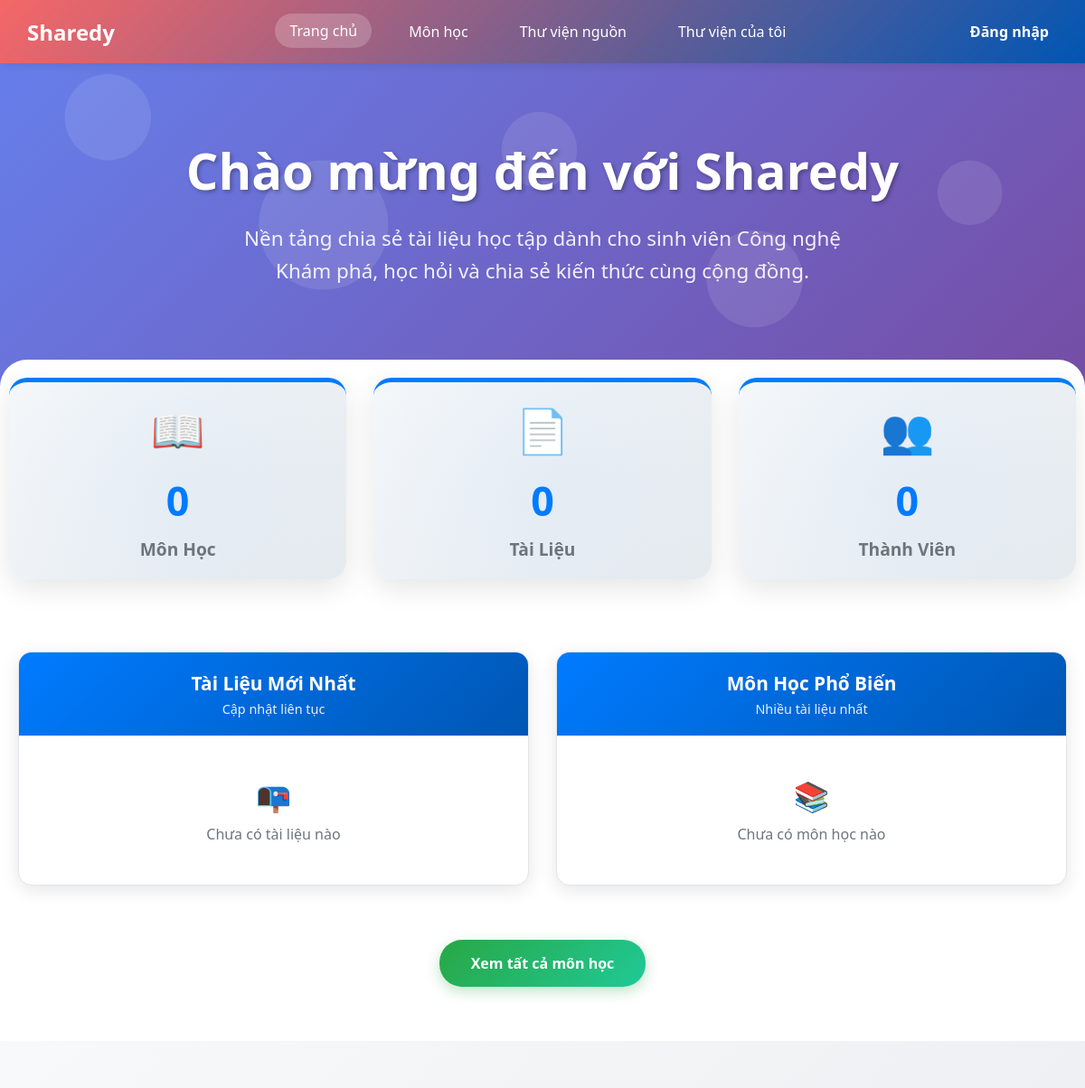
/ (upper part), run on an earlier commit of the app's database.
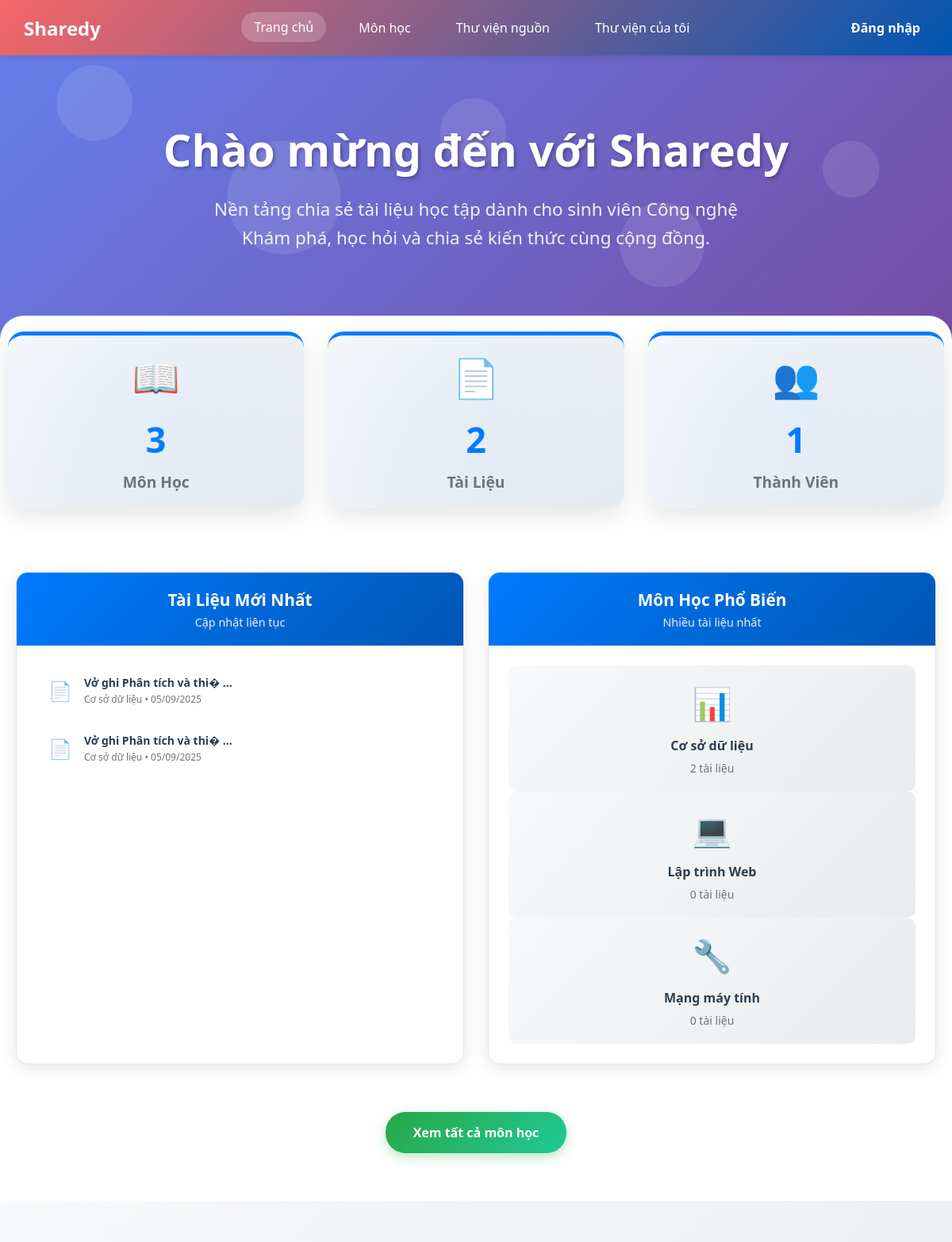
And on a later commit of the database.
### tables this page shows
CREATE TABLE `bai_chia_se` (
  `id` int NOT NULL AUTO_INCREMENT,
  `loai` enum('tai_lieu','du_an') NOT NULL,
  `tieu_de` varchar(200) NOT NULL,
  `mo_ta` text,
  `file_upload` varchar(255) DEFAULT NULL,
  `link_host` varchar(255) DEFAULT NULL,
  `link_source` varchar(255) DEFAULT NULL,
  `cong_nghe` varchar(255) DEFAULT NULL,
  `id_mon_hoc` int DEFAULT NULL,
  `id_danh_muc` int DEFAULT NULL,
  `id_nguoi_dung` int NOT NULL,
  `ngay_tao` timestamp NOT NULL DEFAULT CURRENT_TIMESTAMP,
  `ngay_cap_nhat` timestamp NULL DEFAULT NULL,
  `tom_tat` text,
  PRIMARY KEY (`id`),
  KEY `id_mon_hoc` (`id_mon_hoc`) /*!80000 INVISIBLE */,
  KEY `id_danh_muc` (`id_danh_muc`),
  KEY `bai_chia_se_ibfk_3` (`id_nguoi_dung`),
  CONSTRAINT `bai_chia_se_ibfk_1` FOREIGN KEY (`id_mon_hoc`) REFERENCES `mon_hoc` (`id`),
  CONSTRAINT `bai_chia_se_ibfk_2` FOREIGN KEY (`id_danh_muc`) REFERENCES `danh_muc` (`id`),
  CONSTRAINT `bai_chia_se_ibfk_3` FOREIGN KEY (`id_nguoi_dung`) REFERENCES `nguoi_dung` (`id`)
);

CREATE TABLE `mon_hoc` (
  `id` int NOT NULL AUTO_INCREMENT,
  `ten_mon` varchar(100) NOT NULL,
  `mo_ta` text,
  PRIMARY KEY (`id`)
);

### src/Views/TrangChu.php (the view, shortened to what the changed rows need)
<?php
include __DIR__ . '/../../config/ketNoiDB.php';
try {
    $sql_thong_ke = "SELECT
                        COUNT(DISTINCT mh.id) as tong_mon_hoc,
                        COUNT(bcs.id) as tong_tai_lieu,
                        COUNT(DISTINCT bcs.id_nguoi_dung) as tong_nguoi_dung
                     FROM mon_hoc mh
                     LEFT JOIN bai_chia_se bcs ON mh.id = bcs.id_mon_hoc AND bcs.loai = 'tai_lieu'";
    $stmt_thong_ke = $pdo->query($sql_thong_ke);
    $thong_ke = $stmt_thong_ke->fetch(PDO::FETCH_ASSOC);
} catch (PDOException $e) {
    $thong_ke = array('tong_mon_hoc' => 0, 'tong_tai_lieu' => 0, 'tong_nguoi_dung' => 0);
}
try {
    $sql_tai_lieu_moi = "SELECT bcs.*, mh.ten_mon, nd.ho_ten
                         FROM bai_chia_se bcs
                         JOIN mon_hoc mh ON bcs.id_mon_hoc = mh.id
                         LEFT JOIN nguoi_dung nd ON bcs.id_nguoi_dung = nd.id
                         WHERE bcs.loai = 'tai_lieu'
                         ORDER BY bcs.ngay_tao DESC
                         LIMIT 6";
    $stmt_tai_lieu_moi = $pdo->query($sql_tai_lieu_moi);
    $tai_lieu_moi = $stmt_tai_lieu_moi->fetchAll(PDO::FETCH_ASSOC);
} catch (PDOException $e) {
    $tai_lieu_moi = array();
}
try {
    $sql_mon_pho_bien = "SELECT mh.*, COUNT(bcs.id) as so_tai_lieu
                         FROM mon_hoc mh
                         LEFT JOIN bai_chia_se bcs ON mh.id = bcs.id_mon_hoc AND bcs.loai = 'tai_lieu'
                         GROUP BY mh.id
                         ORDER BY so_tai_lieu DESC
                         LIMIT 4";
    $stmt_mon_pho_bien = $pdo->query($sql_mon_pho_bien);
    $mon_hoc_pho_bien = $stmt_mon_pho_bien->fetchAll(PDO::FETCH_ASSOC);
} catch (PDOException $e) {
    $mon_hoc_pho_bien = array();
}
?>
<div class="homepage-container">
    <div class="hero-section">
        <div class="hero-content">
            <h1 class="hero-title"> Chào mừng đến với Sharedy</h1>
            <p class="hero-subtitle">
                Nền tảng chia sẻ tài liệu học tập dành cho sinh viên Công nghệ <br>
                Khám phá, học hỏi và chia sẻ kiến thức cùng cộng đồng.
            </p>
        </div>
    </div>
    <div class="stats-section">
        <div class="stats-container">
            <div class="stat-card">
                <div class="stat-icon">📖</div>
                <div class="stat-number"><?php echo number_format($thong_ke['tong_mon_hoc'] ?? 0); ?></div>
                <div class="stat-label">Môn Học</div>
            </div>
            <div class="stat-card">
                <div class="stat-icon">📄</div>
                <div class="stat-number"><?php echo number_format($thong_ke['tong_tai_lieu'] ?? 0); ?></div>
                <div class="stat-label">Tài Liệu</div>
            </div>
            <div class="stat-card">
                <div class="stat-icon">👥</div>
                <div class="stat-number"><?php echo number_format($thong_ke['tong_nguoi_dung'] ?? 0); ?></div>
                <div class="stat-label">Thành Viên</div>
            </div>
        </div>
    </div>
    <div class="content-section">
        <div class="section-container">
            <div class="content-grid">
                <div class="content-card">
                    <div class="card-header">
                        <div class="card-title"> Tài Liệu Mới Nhất</div>
                        <div class="card-subtitle">Cập nhật liên tục</div>
                    </div>
                    <div class="card-body">
                        <?php if (!empty($tai_lieu_moi)): ?>
                            <?php foreach (array_slice($tai_lieu_moi, 0, 5) as $tai_lieu): ?>
                                <div class="document-item">
                                    <div class="document-icon">📄</div>
                                    <div class="document-info">
                                        <div class="document-title">
                                            <?php echo htmlspecialchars(substr($tai_lieu['tieu_de'], 0, 30)); ?>
                                            <?php echo strlen($tai_lieu['tieu_de']) > 30 ? '...' : ''; ?>
                                        </div>
                                        <div class="document-meta">
                                            <?php echo htmlspecialchars($tai_lieu['ten_mon']); ?> •
                                            <?php echo date('d/m/Y', strtotime($tai_lieu['ngay_tao'])); ?>
                                        </div>
                                    </div>
                                </div>
                            <?php endforeach; ?>
                        <?php else: ?>
                            <div style="text-align: center; padding: 20px; color: #6c757d;">
                                <div style="font-size: 2em; margin-bottom: 10px;">📭</div>
                                <p>Chưa có tài liệu nào</p>
                            </div>
                        <?php endif; ?>
                    </div>
                </div>
                <div class="content-card">
                    <div class="card-header">
                        <div class="card-title"> Môn Học Phổ Biến</div>
                        <div class="card-subtitle">Nhiều tài liệu nhất</div>
                    </div>
                    <div class="card-body">
                        <?php if (!empty($mon_hoc_pho_bien)): ?>
                            <?php foreach (array_slice($mon_hoc_pho_bien, 0, 4) as $index => $mon_hoc): ?>
                                <div class="subject-item" onclick="window.location.href='index.php?page=tailieumon&id_mon_hoc=<?php echo $mon_hoc['id']; ?>'">
                                    <div class="subject-icon">
                                        <?php echo ['📊', '💻', '🔧', '📱'][$index % 4]; ?>
                                    </div>
                                    <div class="subject-name">
                                        <?php echo htmlspecialchars($mon_hoc['ten_mon']); ?>
                                    </div>
                                    <div class="subject-count">
                                        <?php echo $mon_hoc['so_tai_lieu']; ?> tài liệu
                                    </div>
                                </div>
                            <?php endforeach; ?>
                        <?php else: ?>
                            <div style="text-align: center; padding: 20px; color: #6c757d;">
                                <div style="font-size: 2em; margin-bottom: 10px;">📚</div>
                                <p>Chưa có môn học nào</p>
                            </div>
                        <?php endif; ?>
                    </div>
                </div>
            </div>
            <a href="index.php?page=monhoc" class="view-all-btn">
                Xem tất cả môn học
            </a>
        </div>
    </div>
    <div class="features-section">
    </div>
</div>

What changed in the data, as far as the page shows it:
added bai_chia_se: tieu_de "Vở ghi Phân tích và thi�", id_mon_hoc.ten_mon "Cơ sở dữ liệu", ngay_tao "05/09/2025"
added bai_chia_se: tieu_de "Vở ghi Phân tích và thi�", id_mon_hoc.ten_mon "Cơ sở dữ liệu", ngay_tao "05/09/2025"
added mon_hoc: index "📊", ten_mon "Cơ sở dữ liệu", so_tai_lieu "2"
added mon_hoc: index "💻", ten_mon "Lập trình Web", so_tai_lieu "0"
added mon_hoc: index "🔧", ten_mon "Mạng máy tính", so_tai_lieu "0"
Also different on the page:
$thong_ke['tong_mon_hoc']: "0" → "3"
$thong_ke['tong_tai_lieu']: "0" → "2"
$thong_ke['tong_nguoi_dung']: "0" → "1"
text no longer shown: "📭 Chưa có tài liệu nào 📚 Chưa có môn học nào"
